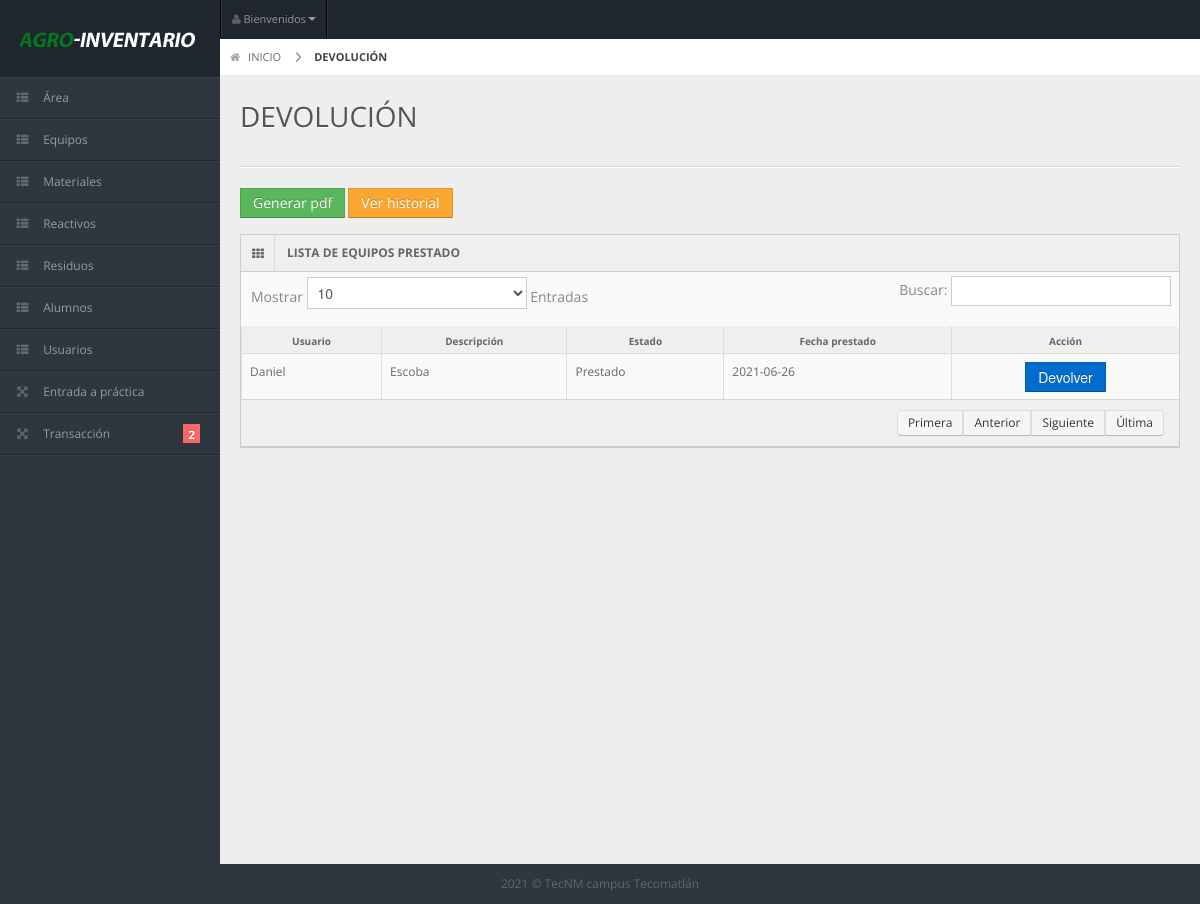
Page /devolucion.php (signed in) on the committed database.
### tables this page shows
CREATE TABLE `prestamo` (
  `idprestamo` int(11) NOT NULL,
  `f_prestado` date DEFAULT NULL,
  `cantidad` int(11) NOT NULL,
  `estado` varchar(10) NOT NULL,
  `idusuario` int(11) NOT NULL,
  `idmaterial` int(11) NOT NULL
);

CREATE TABLE `usuarios` (
  `idusuario` int(11) NOT NULL,
  `matricula` int(11) NOT NULL,
  `nombre` varchar(45) DEFAULT NULL,
  `apellidos` varchar(60) DEFAULT NULL,
  `carrera` varchar(50) DEFAULT NULL,
  `telefono` varchar(15) DEFAULT NULL,
  `gmail` varchar(70) DEFAULT NULL,
  `perfil` varchar(30) DEFAULT NULL
);

CREATE TABLE `materiales` (
  `idmaterial` int(11) NOT NULL,
  `descripcion` varchar(45) DEFAULT NULL,
  `cantidad` int(11) DEFAULT NULL,
  `unidad` varchar(30) NOT NULL,
  `observaciones` varchar(30) NOT NULL,
  `idarea` int(11) DEFAULT NULL
);

### devolucion.php (the view, shortened to what this page needs)
 <?php
 if ($_SESSION['validar'] ==1  || $_SESSION['validar'] ==2) {
?>
<!DOCTYPE html>
<?php
require_once 'connect.php';
?>
<html lang="en">
<head>
  <link rel="stylesheet" href="css/bootstrap.min.css" />
  <link rel="stylesheet" href="css/bootstrap-responsive.min.css" />
  <link rel="stylesheet" href="css/uniform.css" />
  <link rel="stylesheet" href="css/select2.css" />
  <link rel="stylesheet" href="css/matrix-style.css" />
  <link rel="stylesheet" href="css/matrix-media.css" />
  <link href="font-awesome/css/font-awesome.css" rel="stylesheet" />
</head>
<body>
  <?php
  include('menu.php');
  ?>
  <div id="content">
    <div id="content-header">
      <div id="breadcrumb"> <a href="index.php" title="Go to Home" class="tip-bottom"><i class="icon-home"></i> INICIO</a> <a href="#" class="current">DEVOLUCIÓN</a> </div>
      <h1>DEVOLUCIÓN</h1>
    </div>
    <div class="container-fluid">
      <hr>
      <div class="row-fluid">
        <div class="span12">
          <a href="pdf_prestamo.php" target="_blank" class="btn btn-success btn-sm">Generar pdf</a>
           <a href="historial.php" target="_blank" class="btn btn-warning btn-sm">Ver historial</a>
          <div class="widget-box">
            <div class="widget-title"> <span class="icon"><i class="icon-th"></i></span>
              <h5>LISTA DE EQUIPOS PRESTADO</h5>
            </div>
            <div class="widget-content nopadding">
              <table class="table table-bordered data-table">
                <thead>
                  <tr>
                    <th>Usuario</th>
                    <th>Descripción</th>
                    <th>Estado</th>
                    <th>Fecha prestado</th>
                    <th>Acción</th>
                  </tr>
                </thead>
                <tbody>
                 <?php
                 $qregreso = $conn->query("SELECT * FROM `prestamo` ORDER BY idprestamo desc") or die(mysqli_error());
                 while($fregreso = $qregreso->fetch_array()){
                  ?>
                  <tr>
                    <td>
                      <?php
                      $qestudiante = $conn->query("SELECT * FROM `usuarios` WHERE `idusuario` = '$fregreso[idusuario]'") or die(mysqli_error());
                      $festudiante = $qestudiante->fetch_array();
                      echo $festudiante['nombre'];
                      ?>
                    </td>
                    <td>
                      <?php
                      $libro = $conn->query("SELECT * FROM `materiales` WHERE `idmaterial` = '$fregreso[idmaterial]'") or die(mysqli_error());
                      $fila = $libro->fetch_array();
                      echo $fila['descripcion'];
                      ?>
                    </td>
                    <td><?php echo $fregreso['estado']?></td>
                    <td><?php echo $fregreso['f_prestado']?></td>
                    <td>
                        <center><button onclick="preguntar(<?php echo $fregreso['idprestamo']?>)" class = "btn btn-primary btn-sm" type = "button" href = "#" data-toggle = "modal" data-target = "#regreso"><span class = "glyphicon glyphicon-check"></span> Devolver</button></center>
                    </td>
                  </tr>
                  <?php
                }
                ?>
              </tbody>
            </table>
          </div>
        </div>
      </div>
    </div>
  </div>
</div>
<div class="row-fluid">
  <div id="footer" class="span12"> 2021 &copy; TecNM campus Tecomatlán</a> </div>
</div>
</body>
</html>
<?php
}else{
  header("location:Login.php");
}
?>

### css/matrix-style.css (style rules this page uses)
* { outline:none !important; -moz-outline: none !important; }
html, body { height:100% }
body { overflow-x: hidden; margin-top: -10px; font-family: 'Open Sans', sans-serif; font-size:12px; color:#666; }
a { color:#666; }
select, textarea, input[type="text"], input[type="password"], input[type="datetime"], input[type="datetime-local"], input[type="date"], input[type="month"], input[type="time"], input[type="week"], input[type="number"], input[type="email"], input[type="url"], input[type="search"], input[type="tel"], input[type="color"], .uneditable-input, .label, .dropdown-menu, .btn, .well, .progress, .table-bordered, .btn-group > .btn:first-child, .btn-group > .btn:last-child, .btn-group > .btn:last-child, .btn-group > .dropdown-toggle, .alert { border-radius:0px; }
.btn, textarea, input[type="text"], input[type="password"], input[type="datetime"], input[type="datetime-local"], input[type="date"], input[type="month"], input[type="time"], input[type="week"], input[type="number"], input[type="email"], input[type="url"], input[type="search"], input[type="tel"], input[type="color"], .uneditable-input { box-shadow:none; }
.progress, .progress-success .bar, .progress .bar-success, .progress-warning .bar, .progress .bar-warning, .progress-danger .bar, .progress .bar-danger, .progress-info .bar, .progress .bar-info, .btn, .btn-primary { background-image:none; }
#footer { padding:10px; text-align:center; }
hr { border-top-color:#dadada; }
#content { background: none repeat scroll 0 0 #eeeeee; margin-left: 220px; margin-right: 0; padding-bottom: 25px; position: relative; min-height:100%; width: auto; }
#content-header { position: abslute; width: 100%; margin-top: -38px; z-index: 20; }
#content-header h1 { color: #555555; font-size: 28px; font-weight: normal; float: none; text-shadow: 0 1px 0 #ffffff; margin-left: 20px; position: relative; }
#content-header h1, #content-header .btn-group { margin-top: 20px; }
#breadcrumb { background-color: #fff; border-bottom: 1px solid #e3ebed; }
#breadcrumb a { padding: 8px 20px 8px 10px; display: inline-block; background-image: url('../img/breadcrumb.png'); background-position: center right; background-repeat: no-repeat; font-size: 11px; color: #666666; }
#breadcrumb a:last-child { background-image:none; }
#breadcrumb a.current { font-weight: bold; color: #444444; }
#breadcrumb a i { margin-right: 5px; opacity: .6; }
.stat-boxes .peity_bar_good, .stat-boxes .peity_line_good, { color: #459D1C; }
.widget-box { background: none repeat scroll 0 0 #F9F9F9; border-left: 1px solid #CDCDCD; border-top: 1px solid #CDCDCD; border-right: 1px solid #CDCDCD; clear: both; margin-top: 16px; margin-bottom: 16px; position: relative; }
.widget-title, .modal-header, .table th, div.dataTables_wrapper .ui-widget-header { background:#efefef; border-bottom: 1px solid #CDCDCD; height: 36px; }
.widget-title span.icon { padding: 9px 10px 7px 11px; float: left; border-right:1px solid #dadada; }
.widget-title h5 { color: #666; float: left; font-size: 12px; font-weight: bold; padding: 12px; line-height: 12px; margin: 0; }
.widget-content { padding:15px; border-bottom: 1px solid #cdcdcd; }
.table th { height: auto; font-size: 10px; padding: 5px 10px 2px; border-bottom: 0; text-align: center; color: #666666; }
.nopadding { padding: 0 !important; }
.nopadding .table { margin-bottom: 0; }
.nopadding .table-bordered { border: 0; }

### css/matrix-media.css (style rules this page uses)
body { background:#2E363F; }

### rows in the picture
prestamo: idusuario.nombre "Daniel", idmaterial.descripcion "Escoba", estado "Prestado", f_prestado "2021-06-26"
